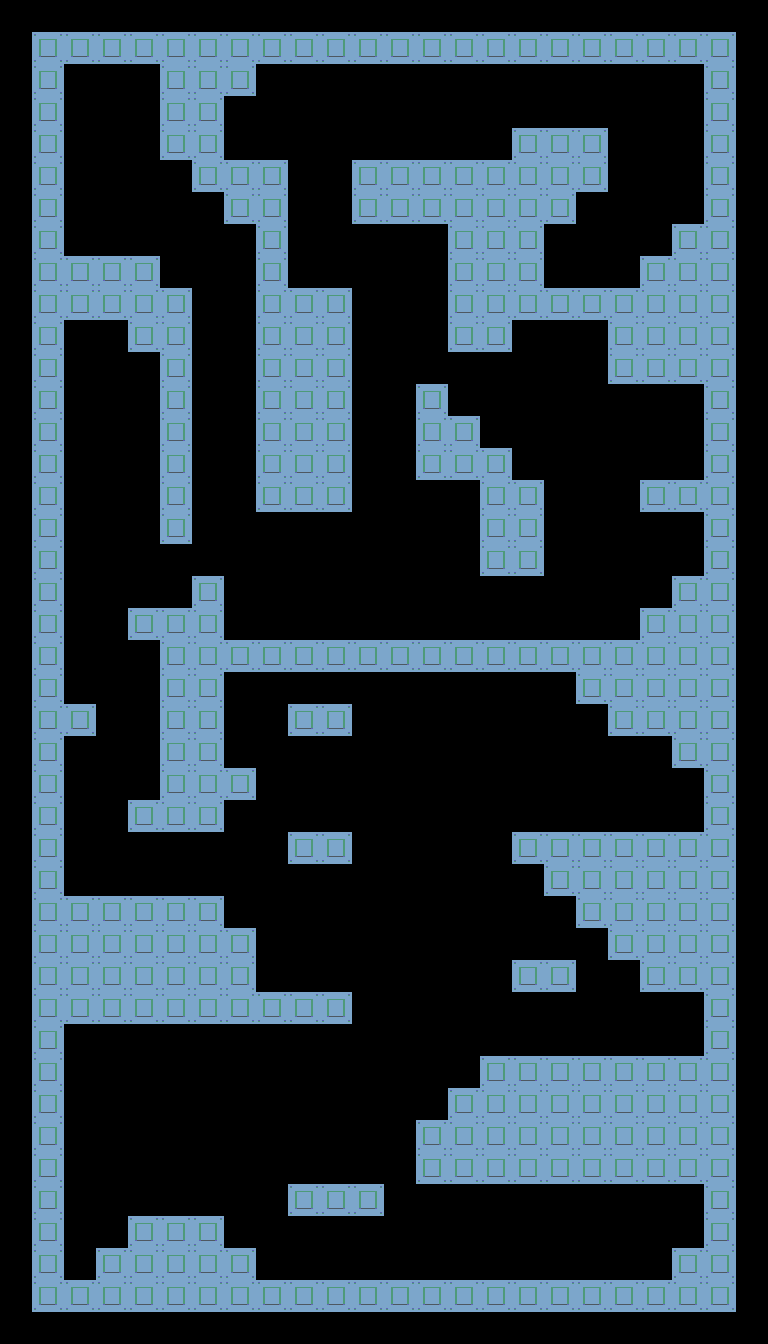

A level layout from a 2D game, rendered from its tile map. Below: a short description, then the map file with tile-grid data replaced by summaries:
An orthogonal 24x42 tile map with 32x32 px tiles, 1 tile layer (tile), 2 tilesets and 16 objects.

<map version="1.2" tiledversion="1.3.1" orientation="orthogonal" renderorder="right-down" compressionlevel="0" width="24" height="42" tilewidth="32" tileheight="32" infinite="0" nextlayerid="3" nextobjectid="20">
 <editorsettings>
  <export target="rm_up_lobby.room.gmx" format="gmx" />
 </editorsettings>
 <properties>
  <property name="speed" type="int" value="60" />
 </properties>
 <tileset firstgid="1" source="tiles.tsx" />
 <tileset firstgid="2" source="objects.tsx" />
 <layer id="1" name="tile" width="24" height="42">
  <data>[1008 cells, 369 non-empty, 1 distinct tile ids]</data>
 </layer>
 <objectgroup id="2" name="obj">
  <object id="2" template="temp/oDoor.tx" x="160" y="1216">
   <properties>
    <property name="code">dest = rm_hub;
doorID = 42;</property>
   </properties>
  </object>
  <object id="3" template="temp/oDoor.tx" x="576" y="640">
   <properties>
    <property name="code">dest = rm_up_kick;
doorID = 43;</property>
   </properties>
  </object>
  <object id="4" template="temp/oKNT.tx" x="0" y="-32" />
  <object id="5" template="temp/oRoom.tx" x="0" y="-96">
   <properties>
    <property name="code">title = "VENTILATION DELUXE";
subtitle = "";</property>
   </properties>
  </object>
  <object id="6" template="temp/oDoor.tx" x="672" y="480">
   <properties>
    <property name="code">dest = rm_up_kick;
doorID = 44;</property>
   </properties>
  </object>
  <object id="7" template="temp/oDoor.tx" x="352" y="640">
   <properties>
    <property name="code">dest = rm_up_house_1;
doorID = 46;</property>
   </properties>
  </object>
  <object id="9" template="temp/oDoor.tx" x="608" y="832">
   <properties>
    <property name="code">dest = rm_up_house_1;
doorID = 45;</property>
   </properties>
  </object>
  <object id="10" template="temp/oPickupUpgradeInv.tx" x="96" y="256" />
  <object id="11" template="temp/oPickupUpgradeInv.tx" x="96" y="896" />
  <object id="12" template="temp/oPickupItemPowercell.tx" x="576" y="288" />
  <object id="13" template="temp/view.tx" x="32" y="1024" />
  <object id="14" template="temp/oEnemy.tx" x="480" y="1280" />
  <object id="15" template="temp/oEnemy.tx" x="640" y="1056" />
  <object id="17" template="temp/oEnemy.tx" x="448" y="160" />
  <object id="18" template="temp/oEnemy.tx" x="128" y="896" />
  <object id="19" template="temp/oEnemy.tx" x="224" y="640" />
 </objectgroup>
</map>
